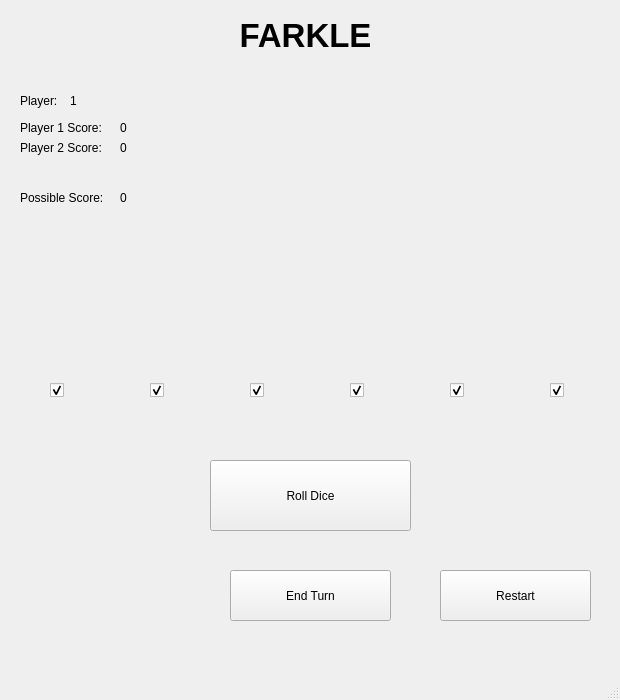
<?xml version="1.0" encoding="UTF-8"?>
<ui version="4.0">
 <class>MainWindow</class>
 <widget class="QMainWindow" name="MainWindow">
  <property name="geometry">
   <rect>
    <x>0</x>
    <y>0</y>
    <width>620</width>
    <height>700</height>
   </rect>
  </property>
  <property name="windowTitle">
   <string>MainWindow</string>
  </property>
  <widget class="QWidget" name="centralwidget">
   <widget class="QLabel" name="title_label">
    <property name="geometry">
     <rect>
      <x>210</x>
      <y>10</y>
      <width>191</width>
      <height>51</height>
     </rect>
    </property>
    <property name="minimumSize">
     <size>
      <width>181</width>
      <height>51</height>
     </size>
    </property>
    <property name="font">
     <font>
      <pointsize>25</pointsize>
      <bold>true</bold>
     </font>
    </property>
    <property name="autoFillBackground">
     <bool>false</bool>
    </property>
    <property name="text">
     <string>FARKLE</string>
    </property>
    <property name="alignment">
     <set>Qt::AlignCenter</set>
    </property>
   </widget>
   <widget class="QLabel" name="dice_one">
    <property name="geometry">
     <rect>
      <x>20</x>
      <y>300</y>
      <width>75</width>
      <height>75</height>
     </rect>
    </property>
    <property name="text">
     <string/>
    </property>
    <property name="pixmap">
     <pixmap>pictures/one.png</pixmap>
    </property>
   </widget>
   <widget class="QLabel" name="dice_two">
    <property name="geometry">
     <rect>
      <x>120</x>
      <y>300</y>
      <width>75</width>
      <height>75</height>
     </rect>
    </property>
    <property name="text">
     <string/>
    </property>
    <property name="pixmap">
     <pixmap>pictures/two.png</pixmap>
    </property>
   </widget>
   <widget class="QLabel" name="dice_three">
    <property name="geometry">
     <rect>
      <x>220</x>
      <y>300</y>
      <width>75</width>
      <height>75</height>
     </rect>
    </property>
    <property name="text">
     <string/>
    </property>
    <property name="pixmap">
     <pixmap>pictures/three.png</pixmap>
    </property>
   </widget>
   <widget class="QLabel" name="dice_four">
    <property name="geometry">
     <rect>
      <x>320</x>
      <y>300</y>
      <width>75</width>
      <height>75</height>
     </rect>
    </property>
    <property name="text">
     <string/>
    </property>
    <property name="pixmap">
     <pixmap>pictures/four.png</pixmap>
    </property>
   </widget>
   <widget class="QLabel" name="dice_five">
    <property name="geometry">
     <rect>
      <x>420</x>
      <y>300</y>
      <width>75</width>
      <height>75</height>
     </rect>
    </property>
    <property name="text">
     <string/>
    </property>
    <property name="pixmap">
     <pixmap>pictures/five.png</pixmap>
    </property>
   </widget>
   <widget class="QLabel" name="dice_six">
    <property name="geometry">
     <rect>
      <x>520</x>
      <y>300</y>
      <width>75</width>
      <height>75</height>
     </rect>
    </property>
    <property name="text">
     <string/>
    </property>
    <property name="pixmap">
     <pixmap>pictures/six.png</pixmap>
    </property>
   </widget>
   <widget class="QPushButton" name="roll_button">
    <property name="geometry">
     <rect>
      <x>210</x>
      <y>460</y>
      <width>201</width>
      <height>71</height>
     </rect>
    </property>
    <property name="text">
     <string>Roll Dice</string>
    </property>
   </widget>
   <widget class="QPushButton" name="endTurn_button">
    <property name="geometry">
     <rect>
      <x>230</x>
      <y>570</y>
      <width>161</width>
      <height>51</height>
     </rect>
    </property>
    <property name="text">
     <string>End Turn</string>
    </property>
   </widget>
   <widget class="QLabel" name="playerNum_label">
    <property name="geometry">
     <rect>
      <x>70</x>
      <y>80</y>
      <width>41</width>
      <height>41</height>
     </rect>
    </property>
    <property name="text">
     <string>1</string>
    </property>
   </widget>
   <widget class="QCheckBox" name="checkbox_one">
    <property name="geometry">
     <rect>
      <x>50</x>
      <y>380</y>
      <width>21</width>
      <height>20</height>
     </rect>
    </property>
    <property name="text">
     <string/>
    </property>
    <property name="checked">
     <bool>true</bool>
    </property>
   </widget>
   <widget class="QCheckBox" name="checkbox_two">
    <property name="geometry">
     <rect>
      <x>150</x>
      <y>380</y>
      <width>21</width>
      <height>20</height>
     </rect>
    </property>
    <property name="text">
     <string/>
    </property>
    <property name="checked">
     <bool>true</bool>
    </property>
   </widget>
   <widget class="QCheckBox" name="checkbox_three">
    <property name="geometry">
     <rect>
      <x>250</x>
      <y>380</y>
      <width>21</width>
      <height>20</height>
     </rect>
    </property>
    <property name="text">
     <string/>
    </property>
    <property name="checked">
     <bool>true</bool>
    </property>
   </widget>
   <widget class="QCheckBox" name="checkbox_four">
    <property name="geometry">
     <rect>
      <x>350</x>
      <y>380</y>
      <width>21</width>
      <height>20</height>
     </rect>
    </property>
    <property name="text">
     <string/>
    </property>
    <property name="checked">
     <bool>true</bool>
    </property>
   </widget>
   <widget class="QCheckBox" name="checkbox_five">
    <property name="geometry">
     <rect>
      <x>450</x>
      <y>380</y>
      <width>21</width>
      <height>20</height>
     </rect>
    </property>
    <property name="text">
     <string/>
    </property>
    <property name="checked">
     <bool>true</bool>
    </property>
   </widget>
   <widget class="QCheckBox" name="checkbox_six">
    <property name="geometry">
     <rect>
      <x>550</x>
      <y>380</y>
      <width>21</width>
      <height>20</height>
     </rect>
    </property>
    <property name="text">
     <string/>
    </property>
    <property name="checked">
     <bool>true</bool>
    </property>
   </widget>
   <widget class="QLabel" name="player_label">
    <property name="geometry">
     <rect>
      <x>20</x>
      <y>80</y>
      <width>41</width>
      <height>41</height>
     </rect>
    </property>
    <property name="text">
     <string>Player:</string>
    </property>
   </widget>
   <widget class="QPushButton" name="restart_button">
    <property name="geometry">
     <rect>
      <x>440</x>
      <y>570</y>
      <width>151</width>
      <height>51</height>
     </rect>
    </property>
    <property name="text">
     <string>Restart</string>
    </property>
   </widget>
   <widget class="QLabel" name="playerOne_label">
    <property name="geometry">
     <rect>
      <x>20</x>
      <y>120</y>
      <width>91</width>
      <height>16</height>
     </rect>
    </property>
    <property name="text">
     <string>Player 1 Score:</string>
    </property>
   </widget>
   <widget class="QLabel" name="playerTwo_label">
    <property name="geometry">
     <rect>
      <x>20</x>
      <y>140</y>
      <width>91</width>
      <height>16</height>
     </rect>
    </property>
    <property name="text">
     <string>Player 2 Score:</string>
    </property>
   </widget>
   <widget class="QLabel" name="playerOne_score">
    <property name="geometry">
     <rect>
      <x>120</x>
      <y>120</y>
      <width>61</width>
      <height>16</height>
     </rect>
    </property>
    <property name="text">
     <string>0</string>
    </property>
   </widget>
   <widget class="QLabel" name="playerTwo_score">
    <property name="geometry">
     <rect>
      <x>120</x>
      <y>140</y>
      <width>61</width>
      <height>16</height>
     </rect>
    </property>
    <property name="text">
     <string>0</string>
    </property>
   </widget>
   <widget class="QLabel" name="what_label">
    <property name="geometry">
     <rect>
      <x>90</x>
      <y>250</y>
      <width>431</width>
      <height>31</height>
     </rect>
    </property>
    <property name="font">
     <font>
      <pointsize>16</pointsize>
     </font>
    </property>
    <property name="text">
     <string/>
    </property>
    <property name="alignment">
     <set>Qt::AlignCenter</set>
    </property>
   </widget>
   <widget class="QLabel" name="possible_label">
    <property name="geometry">
     <rect>
      <x>20</x>
      <y>190</y>
      <width>91</width>
      <height>16</height>
     </rect>
    </property>
    <property name="text">
     <string>Possible Score:</string>
    </property>
   </widget>
   <widget class="QLabel" name="possible_score">
    <property name="geometry">
     <rect>
      <x>120</x>
      <y>190</y>
      <width>61</width>
      <height>16</height>
     </rect>
    </property>
    <property name="text">
     <string>0</string>
    </property>
   </widget>
   <widget class="QLabel" name="choice_label">
    <property name="geometry">
     <rect>
      <x>130</x>
      <y>430</y>
      <width>361</width>
      <height>16</height>
     </rect>
    </property>
    <property name="font">
     <font>
      <pointsize>18</pointsize>
     </font>
    </property>
    <property name="text">
     <string/>
    </property>
    <property name="alignment">
     <set>Qt::AlignCenter</set>
    </property>
   </widget>
  </widget>
  <widget class="QMenuBar" name="menubar">
   <property name="geometry">
    <rect>
     <x>0</x>
     <y>0</y>
     <width>620</width>
     <height>24</height>
    </rect>
   </property>
  </widget>
  <widget class="QStatusBar" name="statusbar"/>
 </widget>
 <resources/>
 <connections/>
</ui>
